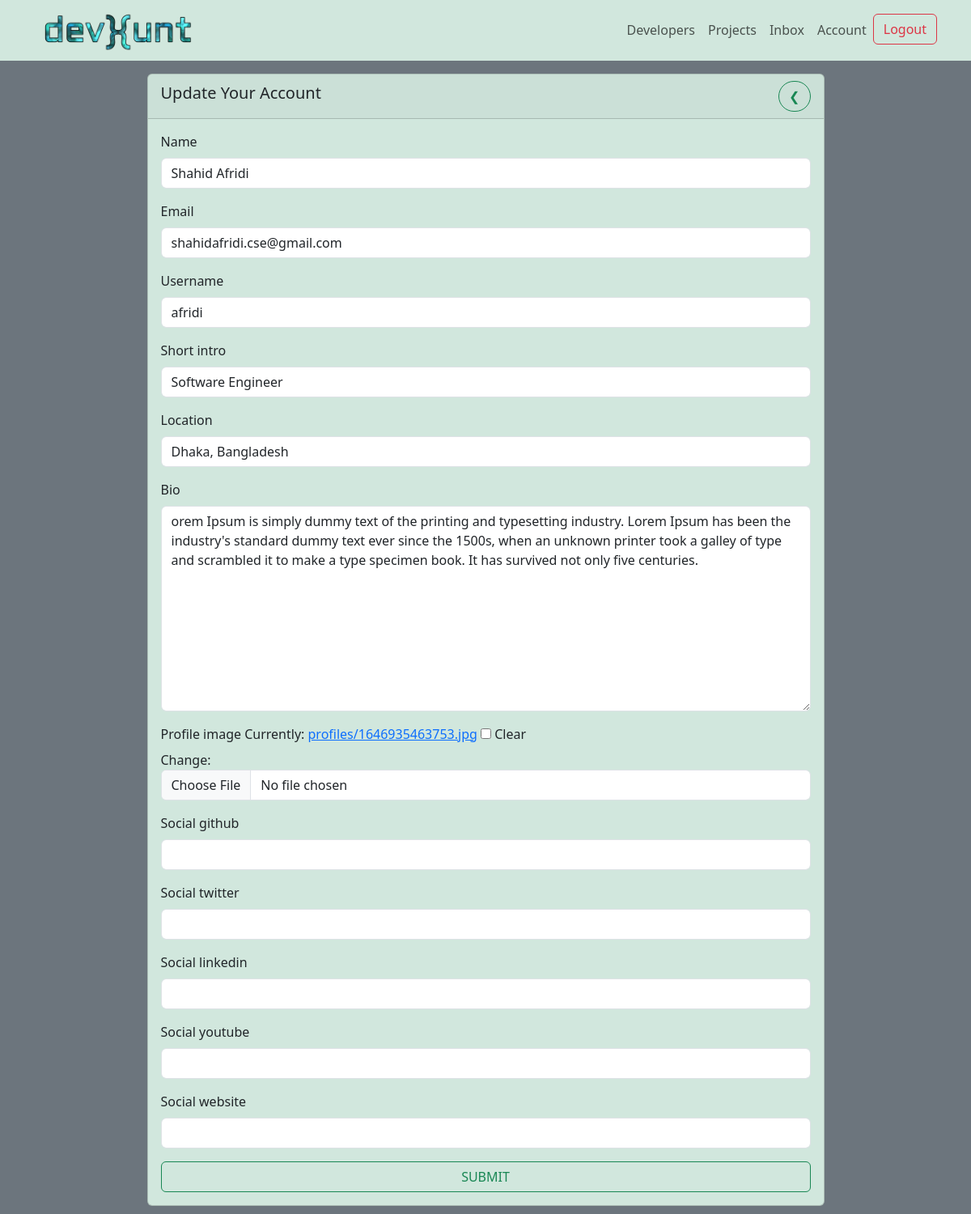
The page /edit-account/ (signed in) on the database its author committed.
### users/models.py (models this page shows, shortened)
class Profile(models.Model):
    user = models.OneToOneField(
        User, on_delete=models.CASCADE, blank=True, null=True)
    name = models.CharField(max_length=255, blank=True, null=True)
    email = models.EmailField(max_length=500, blank=True, null=True)
    username = models.CharField(max_length=255, blank=True, null=True)
    short_intro = models.CharField(max_length=200, blank=True, null=True)
    location = models.CharField(max_length=200, blank=True, null=True)
    bio = models.TextField(blank=True, null=True)
    profile_image = models.ImageField(
        blank=True, null=True, upload_to='profiles/', default='profiles/user-default.png')
    social_github = models.CharField(max_length=200, blank=True, null=True)
    social_twitter = models.CharField(max_length=200, blank=True, null=True)
    social_linkedin = models.CharField(max_length=200, blank=True, null=True)
    social_youtube = models.CharField(max_length=200, blank=True, null=True)
    social_website = models.CharField(max_length=200, blank=True, null=True)
    created_at = models.DateTimeField(auto_now_add=True)
    id = models.UUIDField(default=uuid.uuid4, unique=True,
                          primary_key=True, editable=False)

### users/views.py (the view)
# urls.py: path('edit-account/', views.editAccount, name="edit-account"),
@login_required(login_url='login')
def editAccount(request):
    profile = request.user.profile
    form = ProfileForm(instance=profile)
    if request.method == 'POST':
        form = ProfileForm(request.POST, request.FILES, instance=profile)
        if form.is_valid():
            form.save()
            return redirect('account')
    context = {
        'form': form
    }
    return render(request, 'users/profile-form.html', context)

### users/forms.py
class ProfileForm(ModelForm):
    class Meta:
        model = Profile
        fields = ['name', 'email', 'username', 'short_intro', 'location', 'bio', 'profile_image',
                  'social_github', 'social_twitter', 'social_linkedin', 'social_youtube', 'social_website']
    def __init__(self, *args, **kwargs):
        super(ProfileForm, self).__init__(*args, **kwargs)
        for name, field in self.fields.items():
            field.widget.attrs.update({'class': 'form-control'})

### users/templates/users/profile-form.html (shortened to what this page needs)
{% extends 'main.html' %}
{% block content %}
<div class='bg-secondary'>
    <div class='container d-flex justify-content-center py-3'>
        <div class="card w-75 bg-success-subtle">
            <div class="card-header d-flex justify-content-between align-items-center">
                <h5 class="card-title">Update Your Account</h5>
                <a class='btn btn-outline-success rounded-pill'  href="{% url 'account' %}"> &#10094 </a>
            </div>
            <div class="card-body ">
                <form method="POST" enctype="multipart/form-data">
                    {% for field in form %}
                    <div class="mb-3 form-group">
                    <label for="input" class="form-label">{{field.label}}</label>
                        {{field}}
                    </div>
                    {% endfor %}
                    <input class='btn btn-outline-success w-100' type="submit" value="SUBMIT">
                </form>
            </div>
        </div>
    </div>
</div>
{% endblock content %}

### rows shown on the page
Profile: form "Shahid Afridi" "shahidafridi.cse@gmail.com" "afridi" "Software Engineer" "Dhaka, Bangladesh" "orem Ipsum is simply dummy text of the printing and typesetting industry. Lorem Ipsum has been the industry's standard dummy text ever since the 1500s, when an unknown printer took a galley of type and scrambled it to make a type specimen book. It has survived not only five centuries."

### other values the page prints
{{ field.label }} "Name" "Email" "Username" "Short intro" "Location" "Bio" "Profile image" "Social github" "Social twitter" "Social linkedin" "Social youtube" "Social website"
